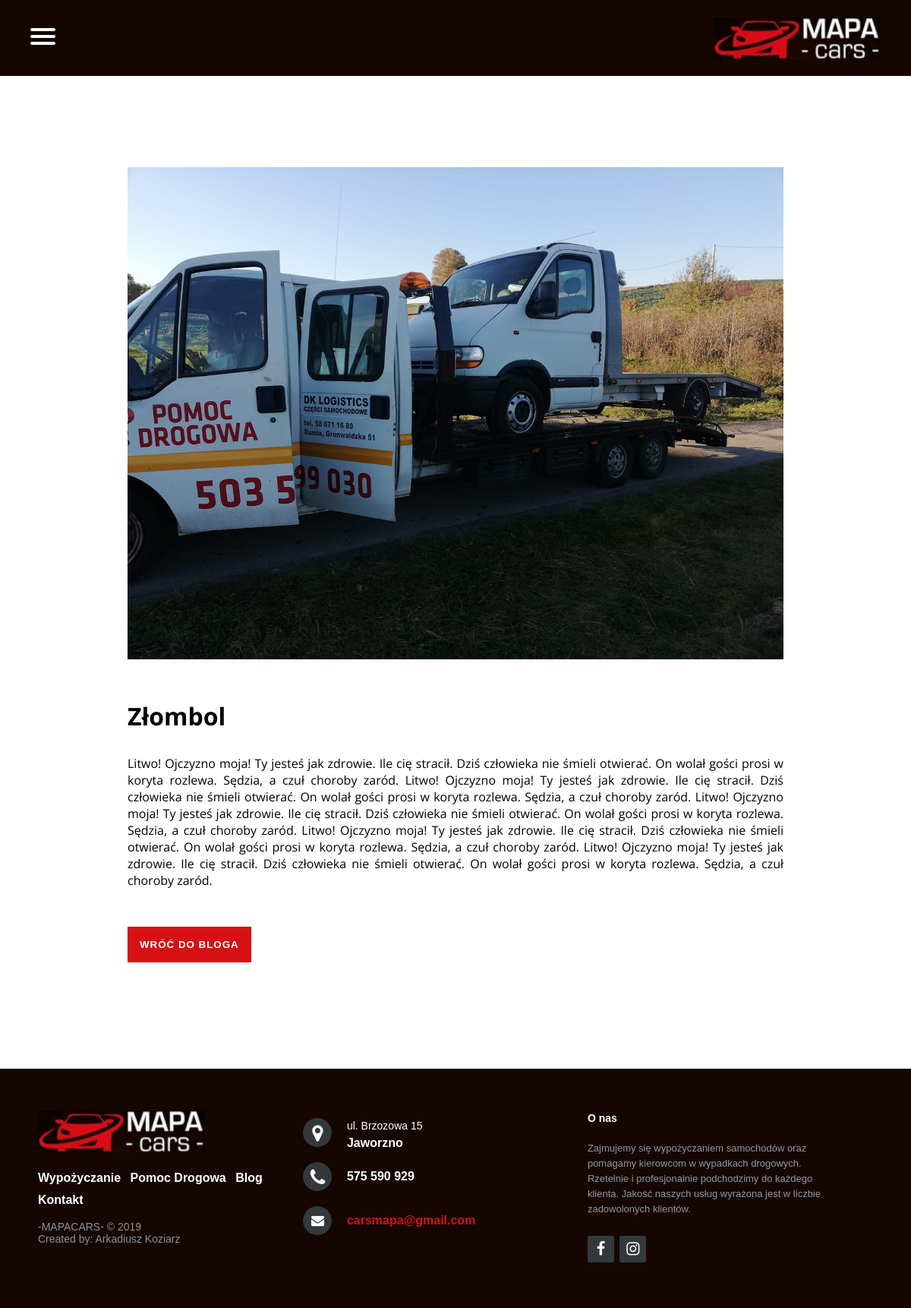
Screenshot of /post/2 with the database file from the repository.
### post/models.py (models this page shows, shortened)
class Post(models.Model):
    title = models.CharField(max_length=100)
    overview = models.TextField(max_length=300)
    content = models.TextField(default='Co chcesz napisać?')
    timestamp = models.DateTimeField(auto_now_add=True)
    thumbnail = models.ImageField()
    categories = models.ManyToManyField(Category)
    featured = models.BooleanField()

### post/views.py (the view)
# urls.py: path('post/<id>', post, name='post-detail'),
def post(request, id):
    post = get_object_or_404(Post, id=id)
    base_url = reverse('post_list')
    context = {
        'post': post,
        'base_url': base_url
    }
    return render(request, 'post.html', context)

### templates/post.html
{% extends 'base.html' %}
{% load static %}
{% block style %}
<link rel="stylesheet" href="{% static 'css/post.css'%} " />
<link rel="stylesheet" href="{% static 'css/nav.css'%} " />
{% endblock style %}
{% block content %}
<section class="hero-post">
    <div class="hero-image">
        <img src="{{ post.thumbnail.url}}" alt="">
    </div>
    <div class="post-container">
        <h2>{{ post.title }}</h2>
        <p>{{ post.content|linebreaks }}</p>
    </div>
    <div class="button-wrapper">
        <button><a href="{{ base_url }}">Wróć do bloga</a></button>
    </div>
</section>
{% endblock content %}

### static_in_env/css/post.css (style rules this page uses)
* { padding: 0; margin: 0; box-sizing: border-box; }
body { font-family: "Open Sans"; overflow-x: hidden; }
section { width: 100%; height: auto; padding: 10%; display: flex; justify-content: center; align-items: center; flex-direction: column; }
.hero-image { width: 90%; min-width: 280px; height: auto; }
.hero-image img { height: 100%; width: 100%; }
.hero-post .post-container { padding: 5% 5% 0 5%; }
.hero-post .post-container h2 { font-size: 2em; }
.hero-post .post-container p { text-align: justify; padding: 10px 0; }
.button-wrapper { width: 100%; height: auto; display: flex; justify-content: flex-start; padding: 20px 5%; }
.button-wrapper button { width: auto; height: auto; padding: 16px; outline: none; background: #d71014; border: none; }
.button-wrapper button a { color: #fff; text-transform: uppercase; font-weight: 700; letter-spacing: 1px; text-decoration: none; font-size: 1em; }

### rows the page displays
Post: thumbnail (picture), title "Złombol", content "Litwo! Ojczyzno moja! Ty jesteś jak zdrowie. Ile cię stracił. Dziś człowieka nie śmieli otwierać. On wolał gości prosi w koryta rozlewa. Sędzia, a czuł choroby zaród. Litwo! Ojczyzno moja! Ty jesteś jak zdrowie. Ile cię stracił. Dziś człowieka nie śmieli otwierać. On wolał gości prosi w koryta rozlewa. Sędzia, a czuł choroby zaród. Litwo! Ojczyzno moja! Ty jesteś jak zdrowie. Ile cię stracił. Dziś człowieka nie śmieli otwierać. On wolał gości prosi w koryta rozlewa. Sędzia, a czuł choroby zaród. Litwo! Ojczyzno moja! Ty jesteś jak zdrowie. Ile cię stracił. Dziś człowieka nie śmieli otwierać. On wolał gości prosi w koryta rozlewa. Sędzia, a czuł choroby zaród. Litwo! Ojczyzno moja! Ty jesteś…"
